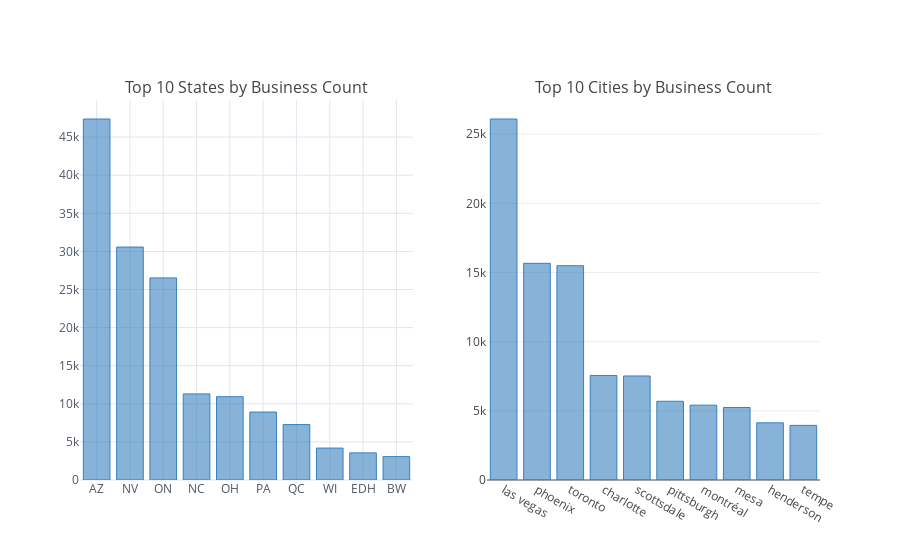

Notebook source saved alongside this figure:
### Code cell
#top 10 state and city counts
top10_state_counts = business_df.state.value_counts()[:10]
top10_city_counts = business_df.city.value_counts()[:10]
figs = [
    top10_state_counts.iplot(kind='bar', 
                             asFigure=True, 
                             xTitle='State', 
                             yTitle='Count', 
                             color='blue'), 
    top10_city_counts.iplot(kind='bar', 
                              asFigure=True, 
                              xTitle='City', 
                              yTitle='Business Count', 
                              color='blue')
]
cf.iplot(cf.subplots(figs, 
                     subplot_titles=['Top 10 States by Business Count', 
                                     'Top 10 Cities by Business Count']), 
         legend=False)

### Figure 1 — Plotly figure (JSON) as saved in the notebook; plotly's stock layout.template omitted (floating-point values rounded to 4 significant figures)
{"data": [{"marker": {"color": "rgba(55, 128, 191, 0.6)", "line": {"color": "rgba(55, 128, 191, 1.0)", "width": 1}}, "name": "state", "orientation": "v", "text": "", "type": "bar", "x": ["AZ", "NV", "ON", "NC", "OH", "PA", "QC", "WI", "EDH", "BW"], "xaxis": "x1", "y": [47376, 30571, 26520, 11299, 10930, 8916, 7273, 4190, 3561, 3071], "yaxis": "y1"}, {"marker": {"color": "rgba(55, 128, 191, 0.6)", "line": {"color": "rgba(55, 128, 191, 1.0)", "width": 1}}, "name": "city", "orientation": "v", "text": "", "type": "bar", "x": ["las vegas", "phoenix", "toronto", "charlotte", "scottsdale", "pittsburgh", "montréal", "mesa", "henderson", "tempe"], "xaxis": "x2", "y": [26100, 15666, 15491, 7560, 7521, 5693, 5411, 5243, 4134, 3950], "yaxis": "y2"}], "layout": {"annotations": [{"font": {"size": 16}, "showarrow": false, "text": "Top 10 States by Business Count", "x": 0.225, "xanchor": "center", "xref": "paper", "y": 1, "yanchor": "bottom", "yref": "paper"}, {"font": {"size": 16}, "showarrow": false, "text": "Top 10 Cities by Business Count", "x": 0.775, "xanchor": "center", "xref": "paper", "y": 1, "yanchor": "bottom", "yref": "paper"}], "legend": {"bgcolor": "#FFFFFF", "font": {"color": "#4D5663"}}, "paper_bgcolor": "#FFFFFF", "plot_bgcolor": "#FFFFFF", "showlegend": false, "titlefont": {"color": "#4D5663"}, "xaxis1": {"anchor": "y1", "domain": [0, 0.45], "gridcolor": "#E1E5ED", "showgrid": true, "tickfont": {"color": "#4D5663"}, "title": "", "titlefont": {"color": "#4D5663"}, "zerolinecolor": "#E1E5ED"}, "xaxis2": {"anchor": "y2", "domain": [0.55, 1]}, "yaxis1": {"anchor": "x1", "domain": [0, 1], "gridcolor": "#E1E5ED", "showgrid": true, "tickfont": {"color": "#4D5663"}, "title": "", "titlefont": {"color": "#4D5663"}, "zerolinecolor": "#E1E5ED"}, "yaxis2": {"anchor": "x2", "domain": [0, 1]}}}
